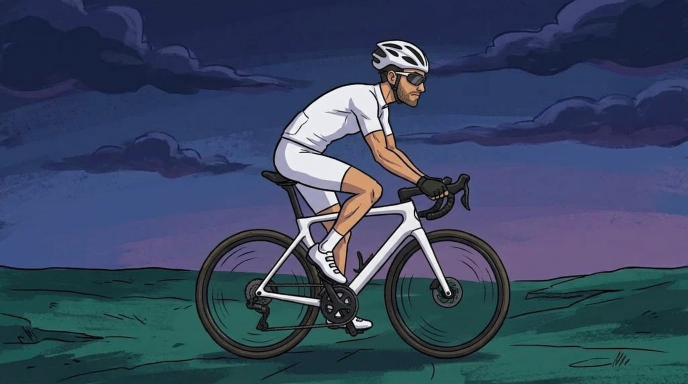
#> input picture teste/ref_ciclista.jpg, 1376 x 768 px (shown at 1/2 size)
$ python alinhar.py ../../teste/ref_ciclista.jpg ../../teste/ref_ciclista2.png out.png
#> lines starting #> are read from the running program, lines starting #| are printed output that depends on the picture; after the words box and inside, x2 and y2 are one past the last pixel; in counts of white or black regions, pixels touching at a corner belong together
#!/usr/bin/env python3
"""Alinha uma referência nova (PNG com transparência) ao enquadramento da referência antiga, para reaproveitar
as articulações e sementes medidas em decalque.py.
Uso: python3 tools/ciclista_decalque/alinhar.py teste/ref_ciclista.jpg teste/ref_ciclista2.png teste/ref_ciclista2_alinhada.png [teste/ref_bike.png ...]
Chute inicial pelos eixos das rodas; refino com ECC (afim) do OpenCV sobre o desenho das linhas."""
import sys, cv2, numpy as np
old = cv2.imread(sys.argv[1]); new = cv2.imread(sys.argv[2], cv2.IMREAD_UNCHANGED)
#> further down, old is the input picture: shape (768, 1376, 3); mean B, G, R 96.5, 70.6, 56
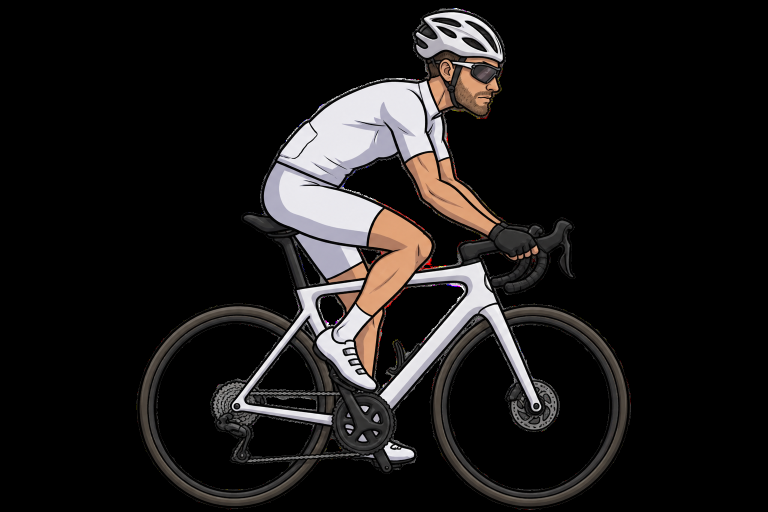
#> input picture teste/ref_ciclista2.png, 1536 x 1024 px (shown at 1/2 size)
#> further down, new is the input picture: shape (1024, 1536, 4); mean B, G, R, A 24.5, 25, 27.1, 54.9
hsv = cv2.cvtColor(old, cv2.COLOR_BGR2HSV).astype(int)
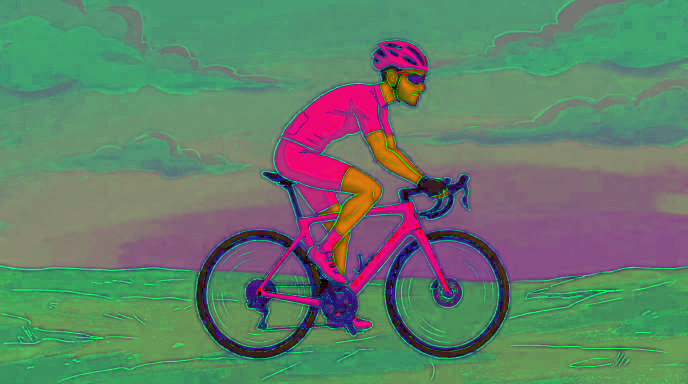
#> hsv: shape (768, 1376, 3) int64 (shown at 1/2 size); mean B, G, R 105.8, 126.1, 98.5
bg = (hsv[..., 1] > 55) & (hsv[..., 0] > 80) & (hsv[..., 0] < 150) & (hsv[..., 2] > 40)
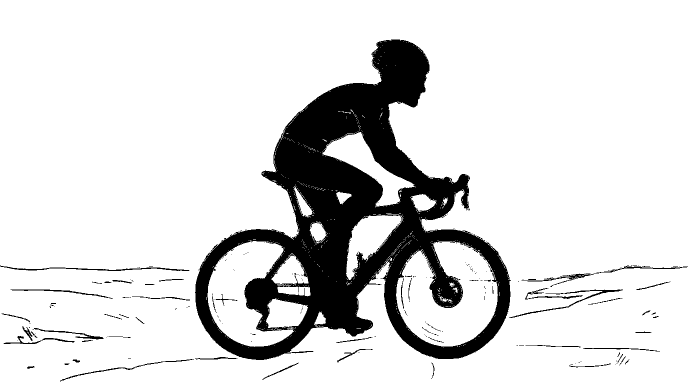
#> bg: shape (768, 1376) bool (shown at 1/2 size); 85.9% white; 204 black regions (149 under 20 px), largest, box (x1, y1, x2, y2) and area: (390, 79, 1022, 720) 140181, (1043, 531, 1376, 574) 1039, (0, 531, 379, 542) 910
go = cv2.cvtColor(old, cv2.COLOR_BGR2GRAY).astype(np.float32); go[bg] = 255
#> after `go = cv2.cvtColor(old, cv2.COLOR_BGR2GRAY).astype(np.float32)`:
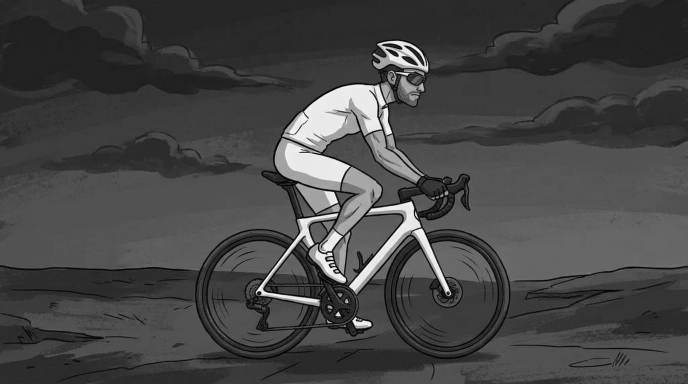
#> go: shape (768, 1376) float32 (shown at 1/2 size); min 0, max 255, mean 69.2
ref = cv2.GaussianBlur(255 - go, (0, 0), 2)
al = new[..., 3:4] / 255.; comp = (new[..., :3] * al + 255 * (1 - al)).astype(np.uint8)
#> after `comp = (new[..., :3] * al + 255 * (1 - al)).astype(np.uint8)`:
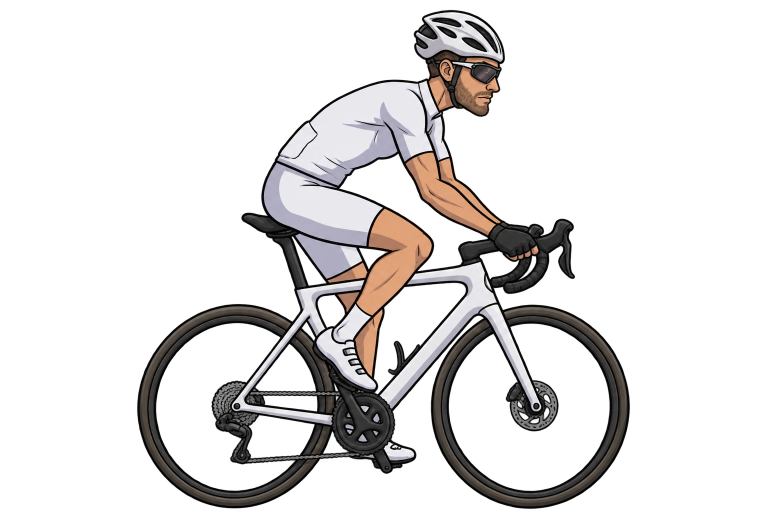
#> comp: shape (1024, 1536, 3) (shown at 1/2 size); mean B, G, R 223.4, 223.8, 225.7
mov = cv2.GaussianBlur(255 - cv2.cvtColor(comp, cv2.COLOR_BGR2GRAY).astype(np.float32), (0, 0), 3)
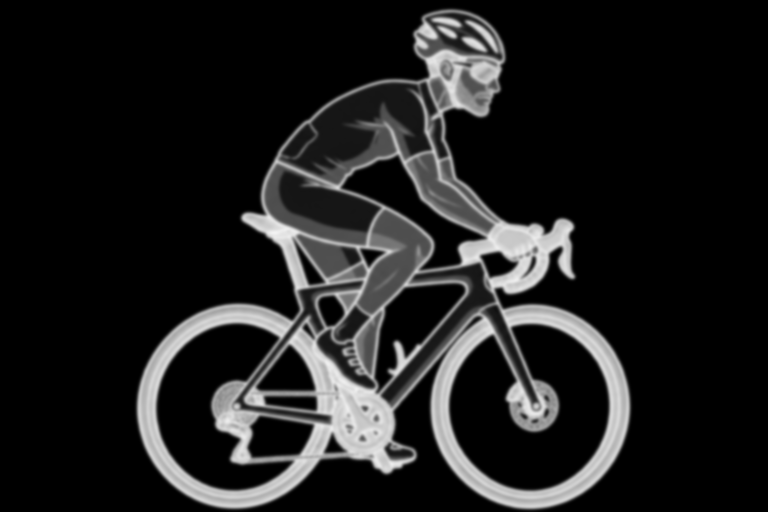
#> mov: shape (1024, 1536) float32 (shown at 1/2 size); min 0, max 243, mean 30.7
s = 380 / 600.; M0 = np.float32([[s, 0, 517 - 472 * s], [0, s, 587 - 812 * s]])   # eixos velho -> novo (medidos)
crit = (cv2.TERM_CRITERIA_EPS | cv2.TERM_CRITERIA_COUNT, 300, 1e-6)
cc, W = cv2.findTransformECC(ref, mov, cv2.invertAffineTransform(M0).astype(np.float32), cv2.MOTION_AFFINE, crit, None, 5)
#> cc = 0.951; W = [[1.57, -0.0141, -329.6], [0.00433, 1.56, -103.8]]
M = cv2.invertAffineTransform(W)
#> M = [[0.637, 0.00579, 210.7], [-0.00177, 0.643, 66.12]]
out = cv2.warpAffine(new, M, (old.shape[1], old.shape[0]), flags=cv2.INTER_AREA, borderValue=(0, 0, 0, 0))
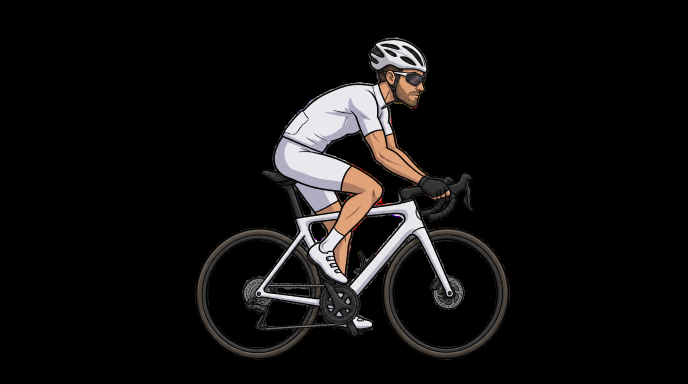
#> out: shape (768, 1376, 4) (shown at 1/2 size); mean B, G, R, A 15, 15.3, 16.5, 33.5
cv2.imwrite(sys.argv[3], out)
# versão 2x (mesmo enquadramento, o dobro de pixels): o decalque tira traço e cor dela
M2 = M * 2
#> M2 = [[1.27, 0.0116, 421.4], [-0.00355, 1.29, 132.2]]
out2 = cv2.warpAffine(new, M2, (old.shape[1] * 2, old.shape[0] * 2), flags=cv2.INTER_AREA, borderValue=(0, 0, 0, 0))
cv2.imwrite(sys.argv[3].replace('.png', '_2x.png'), out2)
print('correlação ECC %.3f' % cc)
#| correlação ECC 0.951
# imagens extras no MESMO enquadramento da referência nova (ex.: a bike sem o ciclista): mesma transformação
for extra in sys.argv[4:]:
    e = cv2.imread(extra, cv2.IMREAD_UNCHANGED)
    base = sys.argv[3].replace('.png', '')
    nome = base + '_' + extra.split('/')[-1].replace('.png', '')
    cv2.imwrite(nome + '.png', cv2.warpAffine(e, M, (old.shape[1], old.shape[0]), flags=cv2.INTER_AREA, borderValue=(0, 0, 0, 0)))
    cv2.imwrite(nome + '_2x.png', cv2.warpAffine(e, M * 2, (old.shape[1] * 2, old.shape[0] * 2), flags=cv2.INTER_AREA, borderValue=(0, 0, 0, 0)))
    print('extra:', nome)
